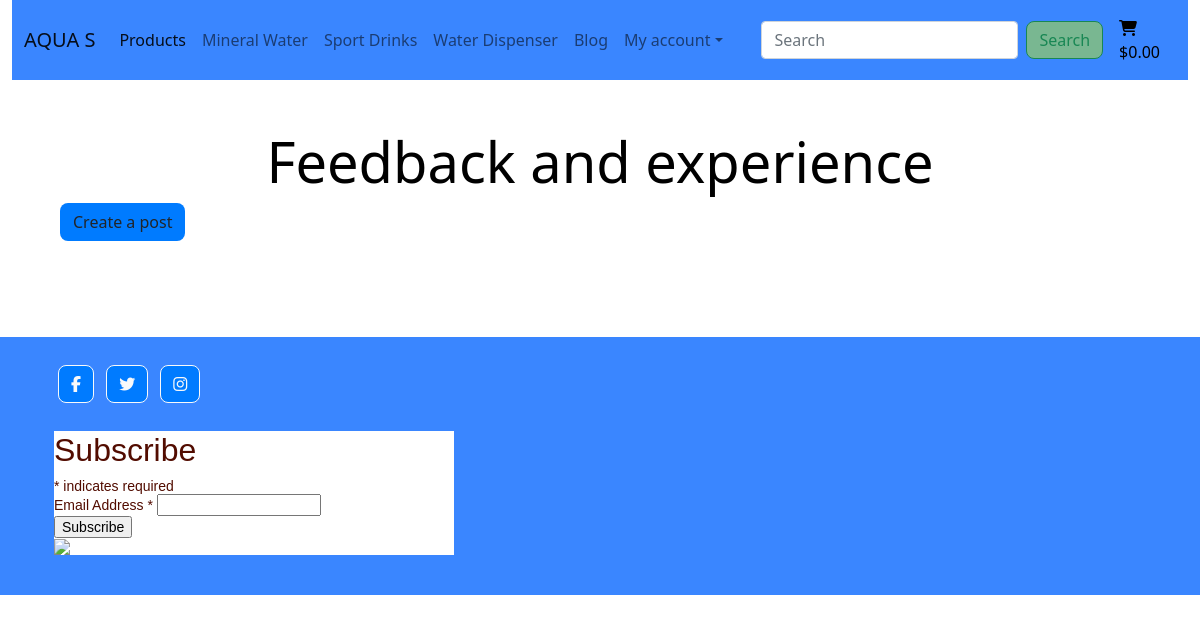
The page /blog/ on the database as committed earlier.
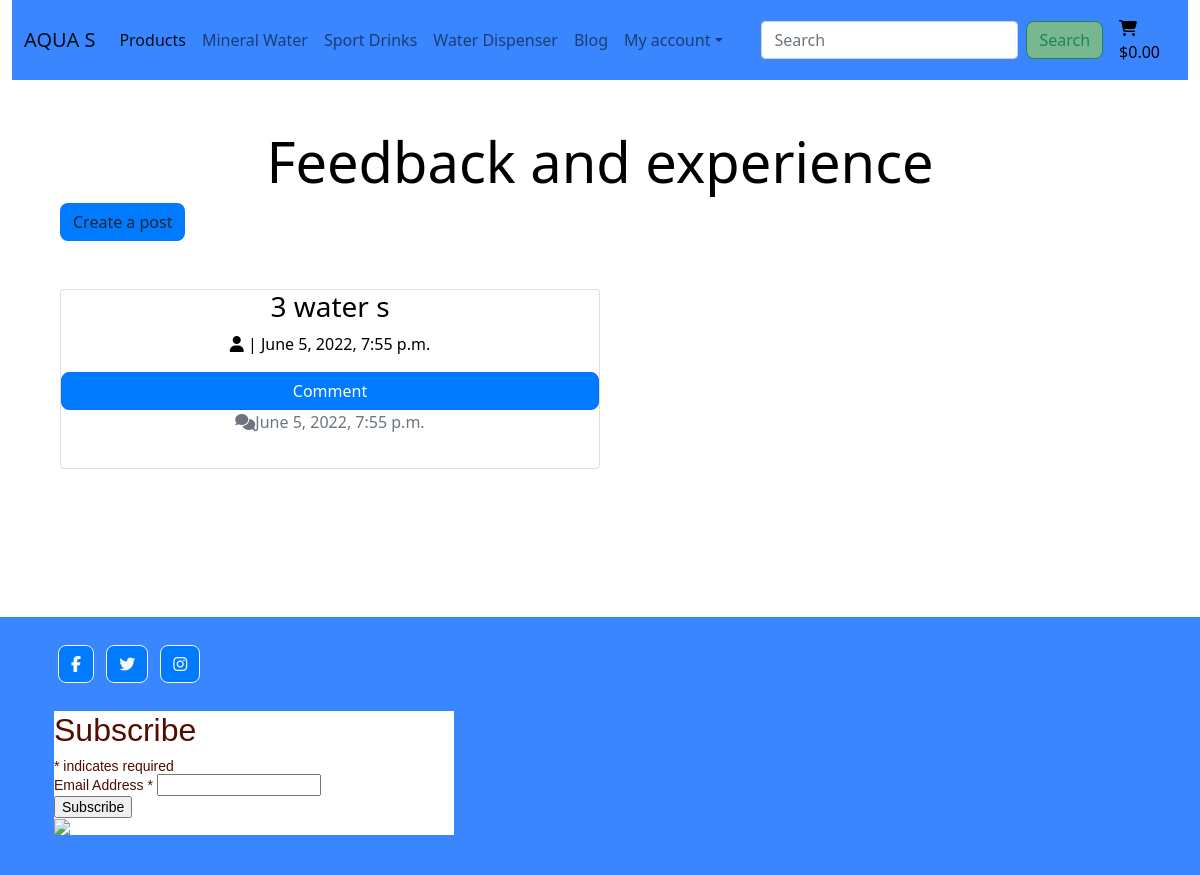
The same page on the database as committed later.
### blog/models.py (models this page shows, shortened)
class Feedback(models.Model):
    title = models.CharField(max_length=200, unique=True)
    slug = models.SlugField(max_length=200, unique=True)
    author = models.ForeignKey(User, on_delete=models.CASCADE, related_name='posts')
    posted_date = models.DateTimeField(auto_now_add=True)
    content = models.TextField()
    status = models.IntegerField(choices=STATUS, default=0)
    likes = models.ManyToManyField(User, related_name='bloglike', blank=True)
    class Meta:
        ordering = ['posted_date']

### blog/views.py (the view)
# urls.py: path('', views.FeedbackList.as_view(), name='blog'),
class FeedbackList(generic.ListView):
    model = Feedback
    queryset = Feedback.objects.filter(status=1).order_by('-posted_date')
    paginate_by = 6
    template_name = 'blog/blog.html'

### bag/contexts.py (called while the page is built, shortened)
def bag_contents(request):
    bag_items = []
    total = 0
    product_quantity = 0
    bag = request.session.get('bag', {})
    if total < settings.FREE_DELIVERY_TRESHOLD:
        delivery = total * Decimal(settings.STANDARD_DELIVERY_PERCENTAGE / 100)
        free_delivery_delta = settings.FREE_DELIVERY_TRESHOLD - total
    else:
        delivery = 0
        free_delivery_delta = 0
    grand_total = delivery + total
    context = {
        'bag_items': bag_items,
        'total': total,
        'product_quantity': product_quantity,
        'delivery': delivery,
        'free_delivery_delta': free_delivery_delta,
        'free_delivery_treshold': settings.FREE_DELIVERY_TRESHOLD,
        'grand_total': grand_total,
    }
    return context

### blog/templates/blog/blog.html (shortened to what this page needs)
{% extends 'base.html' %}
{% load static %}
{% block content %}
    <div class="overlay"></div>
    <div class="container-fluid">
        <div class="my-auto p-5" id="blogpost">
            <h1 class="display-4 logo-font text-black text-center">
                Feedback and experience
            </h1>
            <a href="{% url 'blog_create' %}" class="btn btn-black">Create a post</a>
            <div class="my-5 text-center text-black">
                {% for post in feedback_list %}
                    <div class="col-sm-6">
                        <div class="card border-1" id="blogbox">
                            <h3 class="card-title">{{ post.title }}</h3>
                            <p class="card-text">
                                <i class="fas fa-user"></i>
                                {{ post.user }} | {{ post.posted_date }}
                            </p>
                            <a href="{% url 'feedback_detail' post.slug %}" class="btn btn-primary">Comment</a>
                            <p class="card-text text-muted"><i class="fas fa-comments"></i>{{ post.posted_date }}</p>
                        </div>
                    </div>
                {% endfor %}
            </div>
        </div>
    </div>
{% endblock %}

Rows that differ between the two databases and show on the page:
added Feedback: title "3 water s", posted_date "June 5, 2022, 7:55 p.m."
